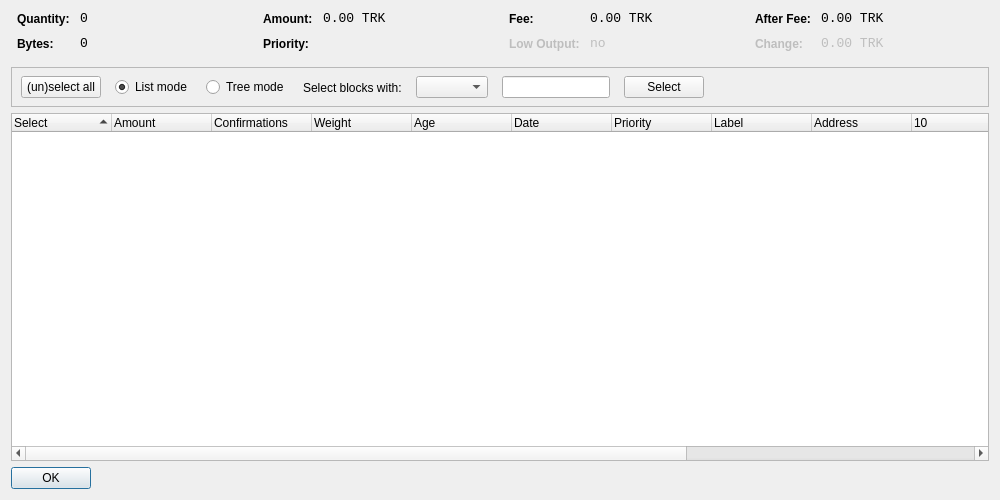
<?xml version="1.0" encoding="UTF-8"?>
<ui version="4.0">
 <class>CoinControlDialog</class>
 <widget class="QDialog" name="CoinControlDialog">
  <property name="geometry">
   <rect>
    <x>0</x>
    <y>0</y>
    <width>1000</width>
    <height>500</height>
   </rect>
  </property>
  <property name="windowTitle">
   <string>Coin Control</string>
  </property>
  <layout class="QVBoxLayout" name="verticalLayout">
   <item>
    <layout class="QHBoxLayout" name="horizontalLayoutTop" stretch="0,0,0,0">
     <property name="topMargin">
      <number>0</number>
     </property>
     <property name="bottomMargin">
      <number>10</number>
     </property>
     <item>
      <layout class="QFormLayout" name="formLayoutCoinControl1">
       <property name="horizontalSpacing">
        <number>10</number>
       </property>
       <property name="verticalSpacing">
        <number>10</number>
       </property>
       <property name="leftMargin">
        <number>6</number>
       </property>
       <property name="rightMargin">
        <number>6</number>
       </property>
       <item row="0" column="0">
        <widget class="QLabel" name="labelCoinControlQuantityText">
         <property name="styleSheet">
          <string notr="true">font-weight:bold;</string>
         </property>
         <property name="text">
          <string>Quantity:</string>
         </property>
        </widget>
       </item>
       <item row="0" column="1">
        <widget class="QLabel" name="labelCoinControlQuantity">
         <property name="font">
          <font>
           <family>Monospace</family>
           <pointsize>10</pointsize>
          </font>
         </property>
         <property name="cursor">
          <cursorShape>IBeamCursor</cursorShape>
         </property>
         <property name="contextMenuPolicy">
          <enum>Qt::ActionsContextMenu</enum>
         </property>
         <property name="text">
          <string>0</string>
         </property>
         <property name="textInteractionFlags">
          <set>Qt::LinksAccessibleByMouse|Qt::TextSelectableByKeyboard|Qt::TextSelectableByMouse</set>
         </property>
        </widget>
       </item>
       <item row="1" column="0">
        <widget class="QLabel" name="labelCoinControlBytesText">
         <property name="styleSheet">
          <string notr="true">font-weight:bold;</string>
         </property>
         <property name="text">
          <string>Bytes:</string>
         </property>
        </widget>
       </item>
       <item row="1" column="1">
        <widget class="QLabel" name="labelCoinControlBytes">
         <property name="font">
          <font>
           <family>Monospace</family>
           <pointsize>10</pointsize>
          </font>
         </property>
         <property name="cursor">
          <cursorShape>IBeamCursor</cursorShape>
         </property>
         <property name="contextMenuPolicy">
          <enum>Qt::ActionsContextMenu</enum>
         </property>
         <property name="text">
          <string>0</string>
         </property>
         <property name="textInteractionFlags">
          <set>Qt::LinksAccessibleByMouse|Qt::TextSelectableByKeyboard|Qt::TextSelectableByMouse</set>
         </property>
        </widget>
       </item>
      </layout>
     </item>
     <item>
      <layout class="QFormLayout" name="formLayoutCoinControl2">
       <property name="horizontalSpacing">
        <number>10</number>
       </property>
       <property name="verticalSpacing">
        <number>10</number>
       </property>
       <property name="leftMargin">
        <number>6</number>
       </property>
       <property name="rightMargin">
        <number>6</number>
       </property>
       <item row="0" column="0">
        <widget class="QLabel" name="labelCoinControlAmountText">
         <property name="styleSheet">
          <string notr="true">font-weight:bold;</string>
         </property>
         <property name="text">
          <string>Amount:</string>
         </property>
        </widget>
       </item>
       <item row="0" column="1">
        <widget class="QLabel" name="labelCoinControlAmount">
         <property name="font">
          <font>
           <family>Monospace</family>
           <pointsize>10</pointsize>
          </font>
         </property>
         <property name="cursor">
          <cursorShape>IBeamCursor</cursorShape>
         </property>
         <property name="contextMenuPolicy">
          <enum>Qt::ActionsContextMenu</enum>
         </property>
         <property name="text">
          <string>0.00 TRK</string>
         </property>
         <property name="textInteractionFlags">
          <set>Qt::LinksAccessibleByMouse|Qt::TextSelectableByKeyboard|Qt::TextSelectableByMouse</set>
         </property>
        </widget>
       </item>
       <item row="1" column="0">
        <widget class="QLabel" name="labelCoinControlPriorityText">
         <property name="styleSheet">
          <string notr="true">font-weight:bold;</string>
         </property>
         <property name="text">
          <string>Priority:</string>
         </property>
        </widget>
       </item>
       <item row="1" column="1">
        <widget class="QLabel" name="labelCoinControlPriority">
         <property name="font">
          <font>
           <family>Monospace</family>
           <pointsize>10</pointsize>
          </font>
         </property>
         <property name="cursor">
          <cursorShape>IBeamCursor</cursorShape>
         </property>
         <property name="contextMenuPolicy">
          <enum>Qt::ActionsContextMenu</enum>
         </property>
         <property name="text">
          <string/>
         </property>
         <property name="textInteractionFlags">
          <set>Qt::LinksAccessibleByMouse|Qt::TextSelectableByKeyboard|Qt::TextSelectableByMouse</set>
         </property>
        </widget>
       </item>
      </layout>
     </item>
     <item>
      <layout class="QFormLayout" name="formLayoutCoinControl3">
       <property name="horizontalSpacing">
        <number>10</number>
       </property>
       <property name="verticalSpacing">
        <number>10</number>
       </property>
       <property name="leftMargin">
        <number>6</number>
       </property>
       <property name="rightMargin">
        <number>6</number>
       </property>
       <item row="0" column="0">
        <widget class="QLabel" name="labelCoinControlFeeText">
         <property name="styleSheet">
          <string notr="true">font-weight:bold;</string>
         </property>
         <property name="text">
          <string>Fee:</string>
         </property>
        </widget>
       </item>
       <item row="0" column="1">
        <widget class="QLabel" name="labelCoinControlFee">
         <property name="font">
          <font>
           <family>Monospace</family>
           <pointsize>10</pointsize>
          </font>
         </property>
         <property name="cursor">
          <cursorShape>IBeamCursor</cursorShape>
         </property>
         <property name="contextMenuPolicy">
          <enum>Qt::ActionsContextMenu</enum>
         </property>
         <property name="text">
          <string>0.00 TRK</string>
         </property>
         <property name="textInteractionFlags">
          <set>Qt::LinksAccessibleByMouse|Qt::TextSelectableByKeyboard|Qt::TextSelectableByMouse</set>
         </property>
        </widget>
       </item>
       <item row="1" column="0">
        <widget class="QLabel" name="labelCoinControlLowOutputText">
         <property name="enabled">
          <bool>false</bool>
         </property>
         <property name="styleSheet">
          <string notr="true">font-weight:bold;</string>
         </property>
         <property name="text">
          <string>Low Output:</string>
         </property>
        </widget>
       </item>
       <item row="1" column="1">
        <widget class="QLabel" name="labelCoinControlLowOutput">
         <property name="enabled">
          <bool>false</bool>
         </property>
         <property name="font">
          <font>
           <family>Monospace</family>
           <pointsize>10</pointsize>
          </font>
         </property>
         <property name="cursor">
          <cursorShape>IBeamCursor</cursorShape>
         </property>
         <property name="contextMenuPolicy">
          <enum>Qt::ActionsContextMenu</enum>
         </property>
         <property name="text">
          <string>no</string>
         </property>
         <property name="textInteractionFlags">
          <set>Qt::LinksAccessibleByMouse|Qt::TextSelectableByKeyboard|Qt::TextSelectableByMouse</set>
         </property>
        </widget>
       </item>
      </layout>
     </item>
     <item>
      <layout class="QFormLayout" name="formLayoutCoinControl4">
       <property name="fieldGrowthPolicy">
        <enum>QFormLayout::AllNonFixedFieldsGrow</enum>
       </property>
       <property name="horizontalSpacing">
        <number>10</number>
       </property>
       <property name="verticalSpacing">
        <number>10</number>
       </property>
       <property name="leftMargin">
        <number>6</number>
       </property>
       <property name="rightMargin">
        <number>6</number>
       </property>
       <item row="0" column="0">
        <widget class="QLabel" name="labelCoinControlAfterFeeText">
         <property name="styleSheet">
          <string notr="true">font-weight:bold;</string>
         </property>
         <property name="text">
          <string>After Fee:</string>
         </property>
        </widget>
       </item>
       <item row="0" column="1">
        <widget class="QLabel" name="labelCoinControlAfterFee">
         <property name="font">
          <font>
           <family>Monospace</family>
           <pointsize>10</pointsize>
          </font>
         </property>
         <property name="cursor">
          <cursorShape>IBeamCursor</cursorShape>
         </property>
         <property name="contextMenuPolicy">
          <enum>Qt::ActionsContextMenu</enum>
         </property>
         <property name="text">
          <string>0.00 TRK</string>
         </property>
         <property name="textInteractionFlags">
          <set>Qt::LinksAccessibleByMouse|Qt::TextSelectableByKeyboard|Qt::TextSelectableByMouse</set>
         </property>
        </widget>
       </item>
       <item row="1" column="0">
        <widget class="QLabel" name="labelCoinControlChangeText">
         <property name="enabled">
          <bool>false</bool>
         </property>
         <property name="styleSheet">
          <string notr="true">font-weight:bold;</string>
         </property>
         <property name="text">
          <string>Change:</string>
         </property>
        </widget>
       </item>
       <item row="1" column="1">
        <widget class="QLabel" name="labelCoinControlChange">
         <property name="enabled">
          <bool>false</bool>
         </property>
         <property name="font">
          <font>
           <family>Monospace</family>
           <pointsize>10</pointsize>
          </font>
         </property>
         <property name="cursor">
          <cursorShape>IBeamCursor</cursorShape>
         </property>
         <property name="contextMenuPolicy">
          <enum>Qt::ActionsContextMenu</enum>
         </property>
         <property name="text">
          <string>0.00 TRK</string>
         </property>
         <property name="textInteractionFlags">
          <set>Qt::LinksAccessibleByMouse|Qt::TextSelectableByKeyboard|Qt::TextSelectableByMouse</set>
         </property>
        </widget>
       </item>
      </layout>
     </item>
    </layout>
   </item>
   <item>
    <widget class="QFrame" name="frame">
     <property name="minimumSize">
      <size>
       <width>0</width>
       <height>40</height>
      </size>
     </property>
     <property name="frameShape">
      <enum>QFrame::StyledPanel</enum>
     </property>
     <property name="frameShadow">
      <enum>QFrame::Sunken</enum>
     </property>
     <widget class="QWidget" name="horizontalLayoutWidget">
      <property name="geometry">
       <rect>
        <x>10</x>
        <y>0</y>
        <width>781</width>
        <height>41</height>
       </rect>
      </property>
      <layout class="QHBoxLayout" name="horizontalLayoutPanel" stretch="0,0,0,0,0,0,0,0">
       <property name="spacing">
        <number>14</number>
       </property>	   
       <item>
        <widget class="QPushButton" name="pushButtonSelectAll">
         <property name="sizePolicy">
          <sizepolicy hsizetype="Maximum" vsizetype="Fixed">
           <horstretch>0</horstretch>
           <verstretch>0</verstretch>
          </sizepolicy>
         </property>
         <property name="text">
          <string>(un)select all</string>
         </property>
        </widget>
       </item>
       <item>
        <widget class="QRadioButton" name="radioListMode">
         <property name="sizePolicy">
          <sizepolicy hsizetype="Maximum" vsizetype="Fixed">
           <horstretch>0</horstretch>
           <verstretch>0</verstretch>
          </sizepolicy>
         </property>
         <property name="text">
          <string>List mode</string>
         </property>
         <property name="checked">
          <bool>true</bool>
         </property>
        </widget>
       </item>
       <item>
        <widget class="QRadioButton" name="radioTreeMode">
         <property name="sizePolicy">
          <sizepolicy hsizetype="Maximum" vsizetype="Fixed">
           <horstretch>0</horstretch>
           <verstretch>0</verstretch>
          </sizepolicy>
         </property>
         <property name="text">
          <string>Tree mode</string>
         </property>
        </widget>
       </item>
          <item>
           <widget class="QLabel" name="labelSelectBlocksWith">
            <property name="text">
             <string>Select blocks with:</string>
            </property>
               <property name="leftMargin">
                <number>14</number>
               </property>
           </widget>
          </item>
       <item> 
        <widget class="QComboBox" name="QComboBoxFilterCoins"/> 
       </item> 
       <item> 
	   <widget class="QLineEdit" name="lineEditCustomCC"> 
         <property name="enabled"> 
          <bool>true</bool> 
         </property> 
         <property name="sizePolicy"> 
          <sizepolicy hsizetype="Fixed" vsizetype="Fixed"> 
           <horstretch>0</horstretch> 
           <verstretch>0</verstretch> 
          </sizepolicy> 
         </property> 
         <property name="baseSize"> 
          <size> 
           <width>50</width> 
           <height>0</height> 
          </size> 
         </property> 
        </widget> 
       </item> 
        <item> 
        <widget class="QPushButton" name="pushButtonCustomCC"> 
         <property name="text"> 
          <string>Select</string> 
         </property> 
        </widget> 
       </item>    
       <item>
        <spacer name="horizontalSpacer">
         <property name="orientation">
          <enum>Qt::Horizontal</enum>
         </property>
         <property name="sizeHint" stdset="0">
          <size>
           <width>40</width>
           <height>20</height>
          </size>
         </property>
        </spacer>
       </item>
      </layout>
     </widget>
    </widget>
   </item>
   <item>
    <widget class="CoinControlTreeWidget" name="treeWidget">
     <property name="contextMenuPolicy">
      <enum>Qt::CustomContextMenu</enum>
     </property>
     <property name="sortingEnabled">
      <bool>false</bool>
     </property>
     <property name="columnCount">
      <number>14</number>
     </property>
     <attribute name="headerShowSortIndicator" stdset="0">
      <bool>true</bool>
     </attribute>
     <attribute name="headerStretchLastSection">
      <bool>false</bool>
     </attribute>
     <column>
      <property name="text">
       <string>Select</string>
      </property>
     </column>
     <column>
      <property name="text">
       <string>Amount</string>
      </property>
     </column>
	 <column>
      <property name="text">
       <string>Confirmations</string>
      </property>
      <property name="toolTip">
       <string>Confirmed</string>
      </property>
     </column>
	 <column>
      <property name="text">
       <string>Weight</string>
      </property>
     </column>
	 <column>
      <property name="text">
       <string>Age</string>
      </property>
     </column>
     <column>
      <property name="text">
       <string>Date</string>
      </property>
     </column>
     <column>
      <property name="text">
       <string>Priority</string>
      </property>
     </column>
     <column>
      <property name="text">
       <string>Label</string>
      </property>
     </column>
     <column>
      <property name="text">
       <string>Address</string>
      </property>
     </column>
	 <column> 
      <property name="text"> /** age int 64 invisible **/ 
       <string/> 
      </property> 
     </column> 
     <column>
      <property name="text">
       <string/>
      </property>
     </column>
     <column>
      <property name="text">
       <string/>
      </property>
     </column>
     <column>
      <property name="text">
       <string/>
      </property>
     </column>
     <column>
      <property name="text">
       <string/>
      </property>
     </column>
    </widget>
   </item>
   <item>
    <widget class="QDialogButtonBox" name="buttonBox">
     <property name="sizePolicy">
      <sizepolicy hsizetype="Maximum" vsizetype="Fixed">
       <horstretch>0</horstretch>
       <verstretch>0</verstretch>
      </sizepolicy>
     </property>
     <property name="orientation">
      <enum>Qt::Horizontal</enum>
     </property>
     <property name="standardButtons">
      <set>QDialogButtonBox::Ok</set>
     </property>
    </widget>
   </item>
  </layout>
 </widget>
 <customwidgets>
  <customwidget>
   <class>CoinControlTreeWidget</class>
   <extends>QTreeWidget</extends>
   <header>coincontroltreewidget.h</header>
  </customwidget>
 </customwidgets>
 <resources/>
 <connections/>
</ui>
